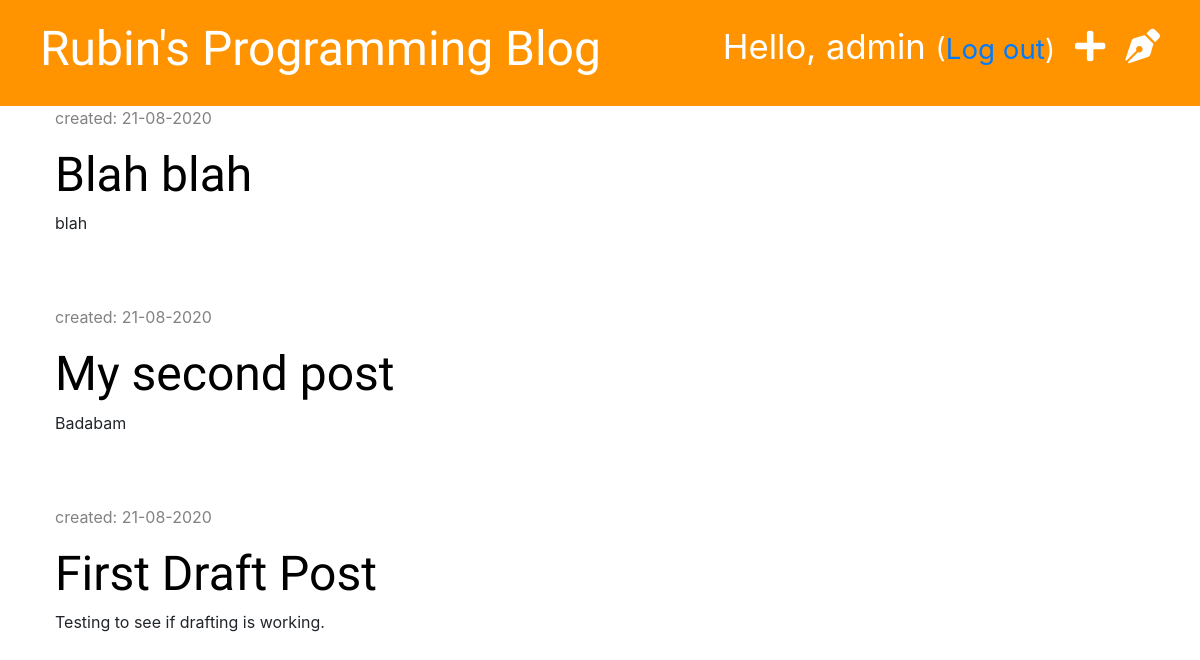
The page /drafts/ (signed in) on the database as committed earlier.
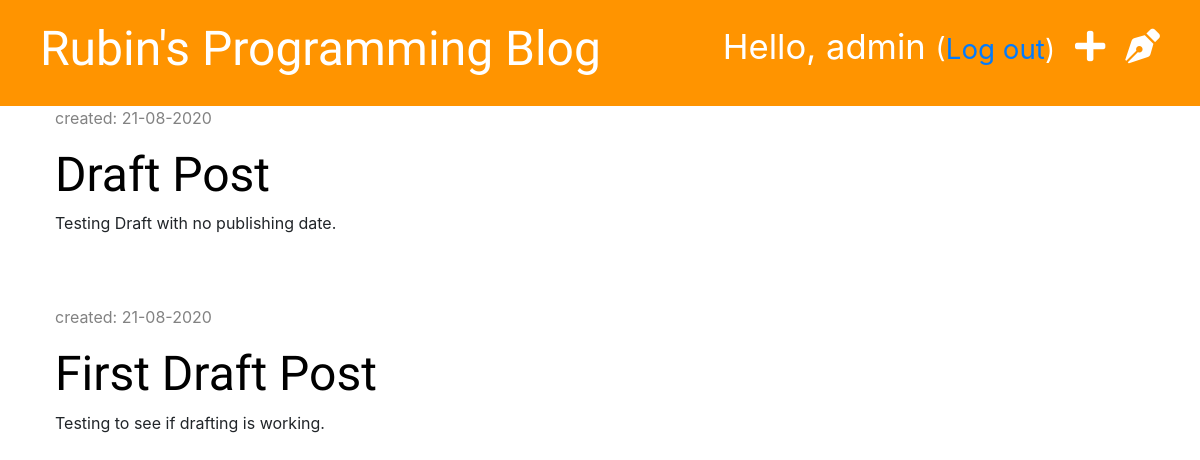
The same page on the database as committed later.
### blog/models.py (models this page shows, shortened)
class Post(models.Model):
    author = models.ForeignKey('auth.User', on_delete=models.CASCADE)
    title = models.CharField(max_length=200)
    text = models.TextField()
    created_date = models.DateTimeField(default=timezone.now)
    published_date = models.DateTimeField(blank=True, null=True)

### blog/views.py (the view)
# urls.py: path('drafts/', views.post_draft_list, name='post_draft_list'),
@login_required
def post_draft_list(request):
    posts = Post.objects.filter(published_date__isnull=True).order_by('-created_date')
    stuff_for_frontend = {'posts': posts}
    return render(request, 'blog/post_draft_list.html', stuff_for_frontend)

### blog/templates/blog/post_draft_list.html (shortened to what this page needs)
{% extends 'blog/base.html' %}
{% block content %}
    {% for post in posts %}
        <div class="post">
            <p class="date">created: {{ post.created_date|date:'d-m-Y' }}</p>
            <h1><a href="{% url 'post_detail' pk=post.pk %}">{{ post.title }}</a></h1>
            <p>{{ post.text|truncatechars:50 }}</p>
        </div>
    {% endfor %}
{% endblock %}

Rows that differ between the two databases and show on the page:
removed Post: created_date "21-08-2020", title "My second post", text "Badabam"
changed Post: title "Blah blah" → "Draft Post"; text "blah" → "Testing Draft with no publishing date."
